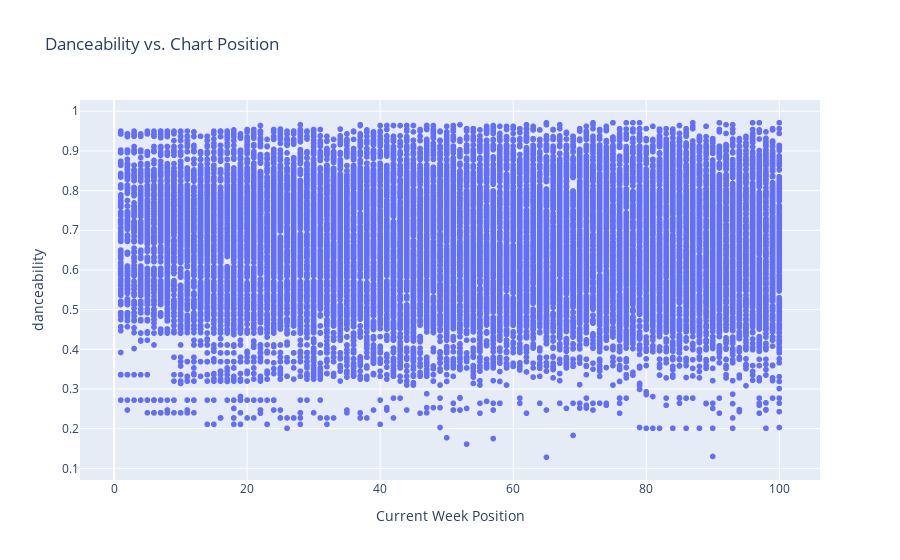

Notebook source saved alongside this figure:
### Markdown cell above
### **relation between danceability and the track's chart position**

### Code cell
px.scatter(
    df,  x='current_week',  y='danceability', 
    title='Danceability vs. Chart Position',
    labels={'current_week': 'Current Week Position'}
)

### Figure 1 — Plotly figure (JSON) as saved in the notebook; plotly's stock layout.template omitted (floating-point values rounded to 4 significant figures; data arrays with more than 128 entries replaced by an {"elided": "..."} marker saying what was removed)
{"data": [{"hovertemplate": "Current Week Position=%{x}<br>danceability=%{y}<extra></extra>", "legendgroup": "", "marker": {"color": "#636efa", "symbol": "circle"}, "mode": "markers", "name": "", "showlegend": false, "type": "scattergl", "x": {"elided": "26300 int values"}, "xaxis": "x", "y": {"elided": "26300 float values"}, "yaxis": "y"}], "layout": {"legend": {"tracegroupgap": 0}, "title": {"text": "Danceability vs. Chart Position"}, "xaxis": {"anchor": "y", "domain": [0, 1], "title": {"text": "Current Week Position"}}, "yaxis": {"anchor": "x", "domain": [0, 1], "title": {"text": "danceability"}}}}
